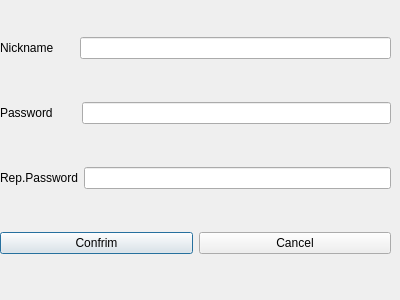
<?xml version="1.0" encoding="UTF-8"?>
<ui version="4.0">
 <class>Register</class>
 <widget class="QDialog" name="Register">
  <property name="geometry">
   <rect>
    <x>0</x>
    <y>0</y>
    <width>400</width>
    <height>300</height>
   </rect>
  </property>
  <property name="windowTitle">
   <string>Dialog</string>
  </property>
  <widget class="QWidget" name="verticalLayoutWidget">
   <property name="geometry">
    <rect>
     <x>0</x>
     <y>0</y>
     <width>391</width>
     <height>291</height>
    </rect>
   </property>
   <layout class="QVBoxLayout" name="verticalLayout">
    <item>
     <layout class="QHBoxLayout" name="horizontalLayout_2">
      <item>
       <widget class="QLabel" name="label">
        <property name="text">
         <string>Nickname      </string>
        </property>
       </widget>
      </item>
      <item>
       <widget class="QLineEdit" name="NichnameWrite"/>
      </item>
     </layout>
    </item>
    <item>
     <layout class="QHBoxLayout" name="horizontalLayout_3">
      <item>
       <widget class="QLabel" name="label_2">
        <property name="text">
         <string>Password       </string>
        </property>
       </widget>
      </item>
      <item>
       <widget class="QLineEdit" name="PasswordWrite">
        <property name="echoMode">
         <enum>QLineEdit::Password</enum>
        </property>
       </widget>
      </item>
     </layout>
    </item>
    <item>
     <layout class="QHBoxLayout" name="horizontalLayout_4">
      <item>
       <widget class="QLabel" name="label_3">
        <property name="text">
         <string>Rep.Password</string>
        </property>
       </widget>
      </item>
      <item>
       <widget class="QLineEdit" name="RepPaswwordWrite">
        <property name="echoMode">
         <enum>QLineEdit::Password</enum>
        </property>
       </widget>
      </item>
     </layout>
    </item>
    <item>
     <layout class="QHBoxLayout" name="horizontalLayout">
      <item>
       <widget class="QPushButton" name="Confirm">
        <property name="text">
         <string>Confrim</string>
        </property>
       </widget>
      </item>
      <item>
       <widget class="QPushButton" name="Back">
        <property name="text">
         <string>Cancel</string>
        </property>
       </widget>
      </item>
     </layout>
    </item>
   </layout>
  </widget>
 </widget>
 <resources/>
 <connections/>
</ui>
